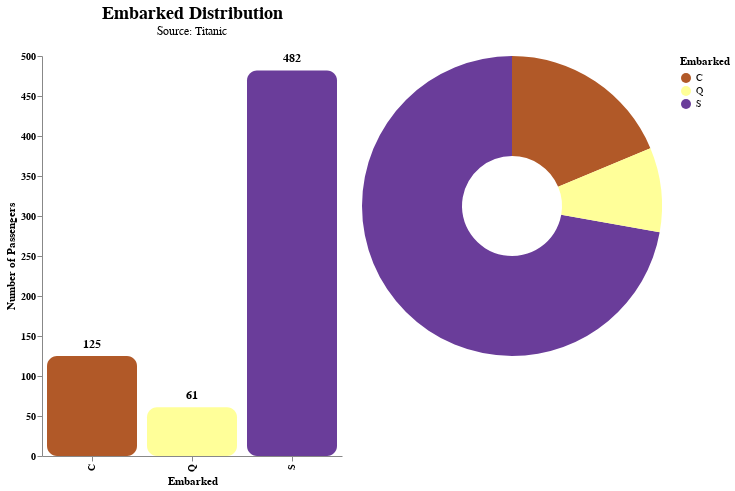

The notebook cell this image was saved under:
### Code cell
class Graph:
    def __init__(self, data: pd.DataFrame) -> None:
        self.__data = data

    def value_mapping(
        self, 
        x: str, 
        map_values: Dict[str, Any] | None, 
        color: List[str] | str) -> Tuple[pd.DataFrame, alt.Color]:
        
        # Make copy then change column data to str
        data = self.__data.copy()
        data[x] = data[x].astype(str)
        if map_values:
            data[x] = data[x].map(lambda x: map_values[x])

        # Color map.
        if isinstance(color, list):
            alt_color = (
                alt.Color(x).scale(range=color, reverse=True).legend(orient="right")
            )
        else:
            alt_color = (
                alt.Color(x).scale(scheme=color, reverse=True).legend(orient="right")
            )
        return (data, alt_color)

    def bar_chart(
        self,
        x: str,
        map_values: Dict[str, Any] | None = None,
        color: List | str = "paired",
        width: int = 300,
        height: int = 400,
        x_title: str | None = None,
        y_title: str | None = None,
    ) -> alt.ChartDataType:# Make copy then change column data to str

        data, alt_color = self.value_mapping(
            x,
            map_values=map_values,
            color=color
        )

        x_title = x_title.title() if x_title else x.title()
        y_title = y_title.title() if y_title else "Number of Passengers"

        # Return the alt chart
        bar_layer = (
            alt.Chart(data)
            .mark_bar(cornerRadius=10)
            .encode(
                x=alt.X(
                    x, title=x_title, axis=alt.Axis(grid=False, labelFontWeight="bold")
                ),
                y=alt.Y(
                    "count()",
                    title=y_title,
                    axis=alt.Axis(grid=False, labelFontWeight="bold"),
                ),
                color=alt_color.legend(orient="right"),
                tooltip=[
                    alt.Tooltip(x, title=x_title),
                    alt.Tooltip("count()", title=y_title),
                ],
            )
            .properties(
                width=width,
                height=height,
                title=alt.Title(
                    f"{x.title()} Distribution",
                    fontSize=18,
                    subtitle="Source: Titanic",
                    subtitleFontSize=12,
                    dy=-10,
                ),
            )
        )

        text_layer = (
            alt.Chart(data)
            .mark_text(
                align="center",
                baseline="bottom",  # Align text to the bottom of its bounding box
                dy=-5,  # Adjust vertical position (negative for above the bar)
                fontSize=12,
                fontWeight="bold",
            )
            .encode(x=x, y="count()", text=alt.Text("count()"))
        )

        return bar_layer + text_layer  # .configure_view(

    def donut_chart(
        self, 
        x: str,
        map_values: Dict[str, Any] | None = None,
        color: List | str = "paired",
    ) -> alt.ChartDataType:

        data, alt_color = self.value_mapping(
            x,
            map_values=map_values,
            color=color
        )

        value_counts = data[x].value_counts().reset_index()
        value_counts["count"] = (value_counts["count"] / data.shape[0]).round(3)
        
        donut = alt.Chart(value_counts).mark_arc(innerRadius=50).encode(
            theta="count",
            color=f"{x}:N",
            tooltip=[
                alt.Tooltip(f"{x}".title()),
                alt.Tooltip('count', title='Percentage')
            ]
        )
        return donut

    def concat(self, *args, use: Literal["vconcat", "hconcat"] = "vconcat"):
        if use == "vconcat":
            return alt.vconcat(*args).configure_view(stroke=None)
        elif use == "hconcat":
            return alt.hconcat(*args).configure_view(stroke=None)
        else:
            raise ValueError("Received invalid value `%s`" % use)


graph = Graph(clean_train_x)
bar = graph.bar_chart("Embarked")
donut = graph.donut_chart("Embarked")

graph.concat(bar, donut, use="hconcat")

### Figure 1 — Vega-Lite specification as saved in the notebook (floating-point values rounded to 4 significant figures; data arrays with more than 128 entries replaced by an {"elided": "..."} marker saying what was removed)
{"$schema": "https://vega.github.io/schema/vega-lite/v5.20.1.json", "config": {"view": {"continuousHeight": 300, "continuousWidth": 300, "stroke": null}}, "datasets": {"data-54f35c6947c2bd21d458b28dd4e722b2": {"elided": "668 records"}, "data-954ffbfb6942de66220f48076e10317d": [{"Embarked": "S", "count": 0.722}, {"Embarked": "C", "count": 0.187}, {"Embarked": "Q", "count": 0.091}]}, "hconcat": [{"data": {"name": "data-54f35c6947c2bd21d458b28dd4e722b2"}, "height": 400, "layer": [{"encoding": {"color": {"field": "Embarked", "legend": {"orient": "right"}, "scale": {"reverse": true, "scheme": "paired"}, "type": "nominal"}, "tooltip": [{"field": "Embarked", "title": "Embarked", "type": "nominal"}, {"aggregate": "count", "title": "Number of Passengers", "type": "quantitative"}], "x": {"axis": {"grid": false, "labelFontWeight": "bold"}, "field": "Embarked", "title": "Embarked", "type": "nominal"}, "y": {"aggregate": "count", "axis": {"grid": false, "labelFontWeight": "bold"}, "title": "Number of Passengers", "type": "quantitative"}}, "mark": {"cornerRadius": 10, "type": "bar"}, "title": {"dy": -10, "fontSize": 18, "subtitle": "Source: Titanic", "subtitleFontSize": 12, "text": "Embarked Distribution"}}, {"encoding": {"text": {"aggregate": "count", "type": "quantitative"}, "x": {"field": "Embarked", "type": "nominal"}, "y": {"aggregate": "count", "type": "quantitative"}}, "mark": {"align": "center", "baseline": "bottom", "dy": -5, "fontSize": 12, "fontWeight": "bold", "type": "text"}}], "width": 300}, {"data": {"name": "data-954ffbfb6942de66220f48076e10317d"}, "encoding": {"color": {"field": "Embarked", "type": "nominal"}, "theta": {"field": "count", "type": "quantitative"}, "tooltip": [{"field": "Embarked", "type": "nominal"}, {"field": "count", "title": "Percentage", "type": "quantitative"}]}, "mark": {"innerRadius": 50, "type": "arc"}}]}
